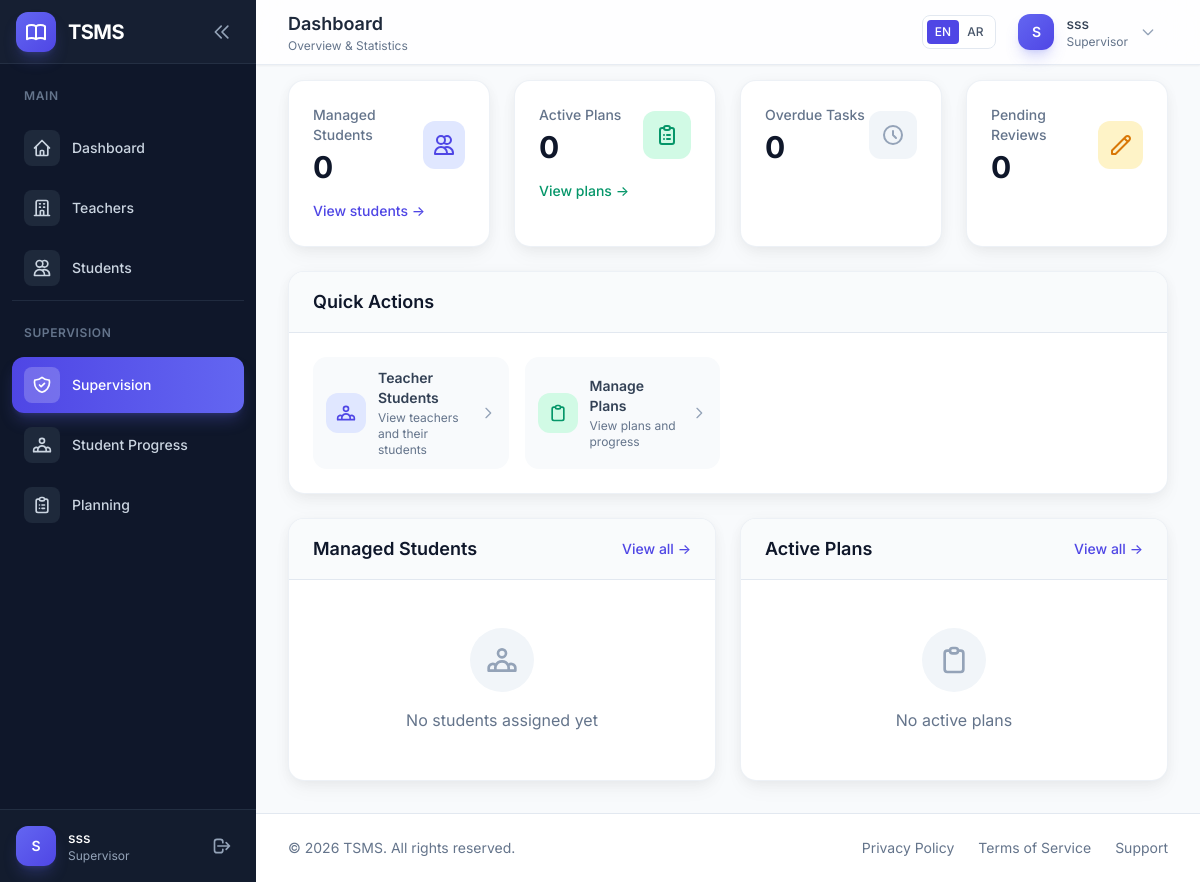
The page /supervisor/ (signed in) on the database as committed earlier.
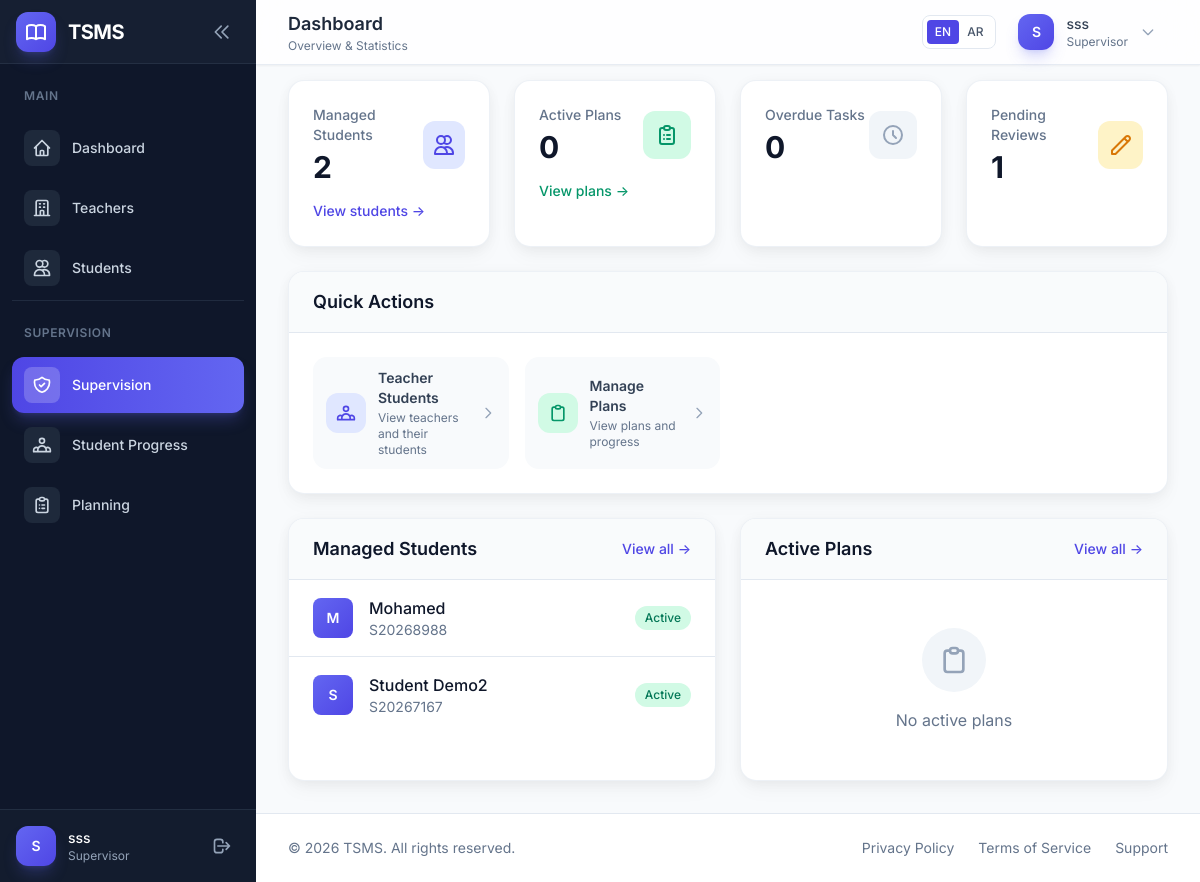
The same page on the database as committed later.
### app/models/student.py (models this page shows, shortened)
class Student(db.Model):
    __tablename__ = 'students'
    id = db.Column(db.Integer, primary_key=True)
    student_id = db.Column(db.String(20), unique=True, index=True)
    name = db.Column(db.String(128), nullable=False)
    email = db.Column(db.String(120), unique=True, nullable=False, index=True)
    phone = db.Column(db.String(20))
    date_of_birth = db.Column(db.Date)
    gender = db.Column(db.String(10))
    address = db.Column(db.Text)
    grade_level = db.Column(db.String(20))
    enrollment_date = db.Column(db.Date, default=datetime.utcnow)
    status = db.Column(
        db.Enum(StudentStatus),
        nullable=False,
        default=StudentStatus.ACTIVE,
        index=True
    )
    assigned_teacher_id = db.Column(
        db.Integer,
        db.ForeignKey('teachers.id', ondelete='SET NULL'),
        nullable=True,
        index=True
    )
    supervisor_id = db.Column(
        db.Integer,
        db.ForeignKey('users.id', ondelete='SET NULL'),
        nullable=True,
        index=True
    )
    guardian_name = db.Column(db.String(128))
    guardian_phone = db.Column(db.String(20))
    guardian_email = db.Column(db.String(120))
    guardian_relationship = db.Column(db.String(50))
    notes = db.Column(db.Text)
    created_at = db.Column(db.DateTime, default=datetime.utcnow, index=True)
    updated_at = db.Column(db.DateTime, default=datetime.utcnow, onupdate=datetime.utcnow)
    supervisor = db.relationship('User', foreign_keys=[supervisor_id], backref='supervised_students')

### app/blueprints/supervisor/routes.py (the view)
@supervisor_bp.route('/')
@login_required
@supervisor_required
def index():
    supervised_students = managed_students_query().order_by(Student.name).all()
    total_students = len(supervised_students)
    student_ids = [s.id for s in supervised_students]
    active_plans = managed_plans_query().filter(
        Plan.status == PlanStatus.ACTIVE
    ).all() if student_ids else []
    managed_plan_ids = [pid for (pid,) in managed_plans_query().with_entities(Plan.id).all()]
    overdue_tasks = Task.query.join(Plan).filter(
        Plan.id.in_(managed_plan_ids),
        Task.status == TaskStatus.OVERDUE
    ).all() if managed_plan_ids else []
    stats = {
        'total_students': total_students,
        'active_plans': len(active_plans),
        'overdue_tasks': len(overdue_tasks),
        'pending_reviews': managed_plans_query().filter(
            Plan.status == PlanStatus.DRAFT
        ).count() if student_ids else 0
    }
    return render_template('supervisor/index.html',
                         supervised_students=supervised_students[:10],
                         active_plans=active_plans[:5],
                         overdue_tasks=overdue_tasks[:5],
                         stats=stats)

### app/__init__.py (called while the page is built)
def _select_locale():
    lang = request.args.get('lang', type=str)
    if lang in SUPPORTED_LANGUAGES:
        session['language'] = lang
        return lang
    session_lang = session.get('language')
    if session_lang in SUPPORTED_LANGUAGES:
        return session_lang
    return request.accept_languages.best_match(SUPPORTED_LANGUAGES) or 'en'

def _init_extensions(app):
    from app.extensions import db, migrate, login_manager, csrf, babel
    db.init_app(app)
    migrate.init_app(app, db)
    login_manager.init_app(app)
    csrf.init_app(app)
    babel.init_app(app, locale_selector=_select_locale)
    from app.models import User
    @login_manager.user_loader
    def load_user(user_id):
        return User.query.get(int(user_id))

### app/blueprints/auth/routes.py (called while the page is built)
@auth_bp.before_app_request
def before_request():
    if current_user.is_authenticated:
        if current_user.status != UserStatus.ACTIVE:
            logout_user()
            flash(_('Your account is no longer active.'), 'warning')
            return redirect(url_for('auth.login'))

### app/blueprints/supervisor/routes.py (called while the page is built)
def managed_students_query():
    if current_user.is_admin():
        return Student.query
    return Student.query.filter_by(supervisor_id=current_user.id)

### app/templates/supervisor/index.html (shortened to what the changed rows need)
{% extends "layouts/dashboard.html" %}
{% block content %}
<div class="space-y-6">
    <div class="grid grid-cols-1 md:grid-cols-2 lg:grid-cols-4 gap-6">
        <div class="bg-white rounded-2xl shadow-soft border border-slate-200/60 p-6">
            <div class="flex items-center justify-between">
                <div>
                    <p class="text-sm font-medium text-slate-500">{{ _('Managed Students') }}</p>
                    <p class="text-3xl font-bold text-slate-900 mt-1">{{ stats.total_students }}</p>
                </div>
            </div>
        </div>
        <div class="bg-white rounded-2xl shadow-soft border border-slate-200/60 p-6">
            <div class="flex items-center justify-between">
                <div>
                    <p class="text-sm font-medium text-slate-500">{{ _('Pending Reviews') }}</p>
                    <p class="text-3xl font-bold text-slate-900 mt-1">{{ stats.pending_reviews }}</p>
                </div>
            </div>
        </div>
    </div>
    <div class="grid grid-cols-1 lg:grid-cols-2 gap-6">
        <div class="bg-white rounded-2xl shadow-soft border border-slate-200/60 overflow-hidden">
            {% if supervised_students %}
            <div class="divide-y divide-slate-200">
                {% for student in supervised_students %}
                <a href="{{ url_for('supervisor.student_detail', id=student.id) }}"
                   class="flex items-center px-6 py-4 hover:bg-slate-50/50 transition-colors">
                    <div class="w-10 h-10 bg-gradient-to-br from-primary-500 to-primary-600 rounded-lg flex items-center justify-center mr-4">
                        <span class="text-white font-semibold text-sm">{{ student.name[0]|upper }}</span>
                    </div>
                    <div class="flex-1 min-w-0">
                        <p class="font-medium text-slate-900 truncate">{{ student.name }}</p>
                        <p class="text-sm text-slate-500">{{ student.student_id }}</p>
                    </div>
                    <span class="px-2.5 py-1 rounded-full text-xs font-medium
                        {% if student.status.value == 'active' %}bg-emerald-100 text-emerald-700
                        {% else %}bg-slate-100 text-slate-700{% endif %}">
                        {{ _(student.status.value|replace('_', ' ')|title) }}
                    </span>
                </a>
                {% endfor %}
            </div>
            {% else %}
            <div class="p-12 text-center">
                <div class="w-16 h-16 bg-slate-100 rounded-full flex items-center justify-center mx-auto mb-4">
                </div>
                <p class="text-slate-500">{{ _('No students assigned yet') }}</p>
            </div>
            {% endif %}
        </div>
    </div>
</div>
{% endblock %}

Rows that differ between the two databases and show on the page:
now on this page (row edited): Student: name "M", name "Mohamed", student_id "S20268988"
now on this page (row edited): Student: name "S", name "Student Demo2", student_id "S20267167"
Other text that changed with them:
{{ stats.total_students }}: "0" → "2"
{{ stats.pending_reviews }}: "0" → "1"
text no longer shown: "No students assigned yet"
